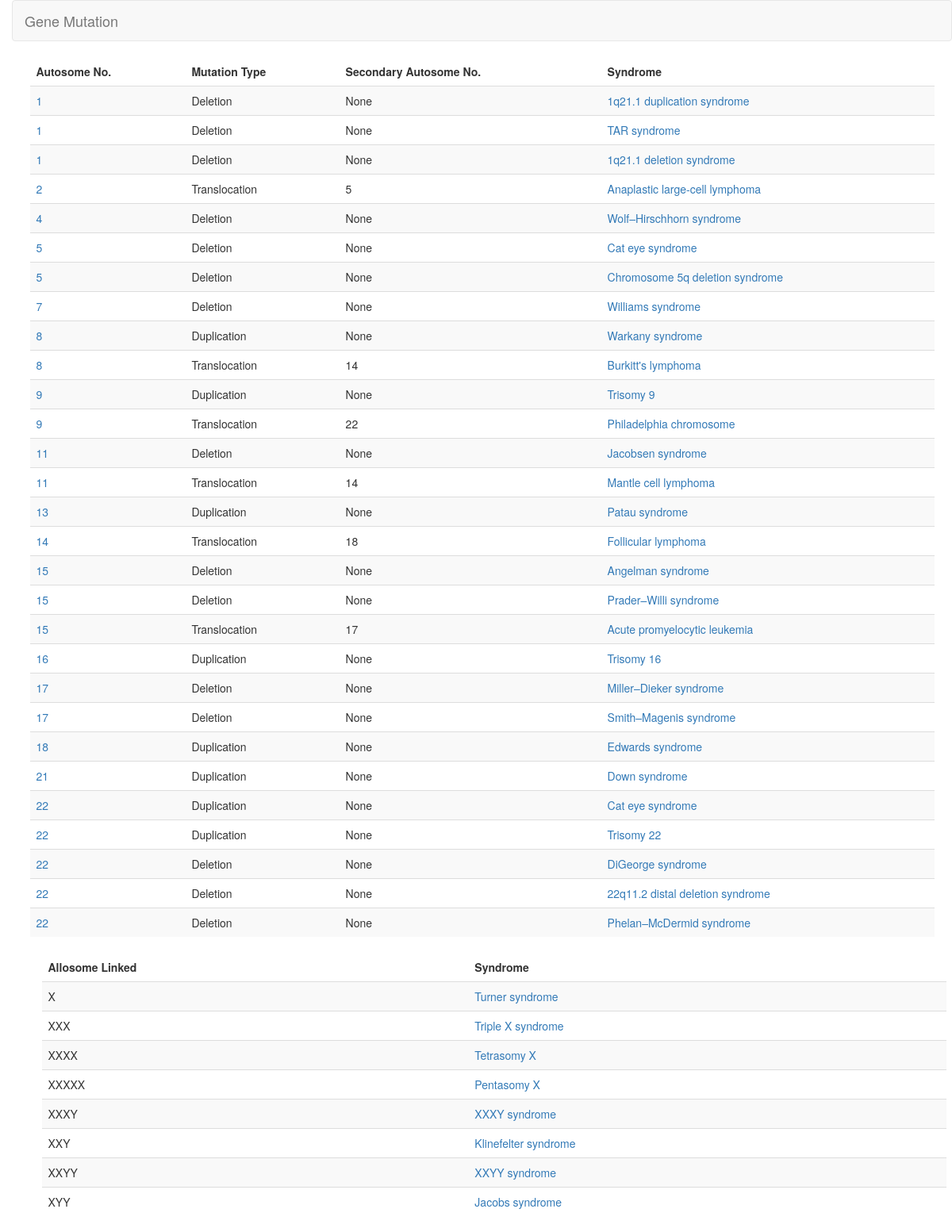
The page /mutation/ on the database its author committed.
### mutation/models.py (models this page shows, shortened)
class Auto_Mutation(models.Model):
    auto_mut_code = models.IntegerField(primary_key=True)
    auto_pri = models.ForeignKey(Autosome, on_delete=models.CASCADE)
    TYPE = [
        ('Deletion', 'Deletion'),
        ('Duplication', 'Duplication'),
        ('Inversion', 'Inversion'),
        ('Translocation', 'Translocation'),
    ]
    mutation_type = models.CharField(max_length=15, choices=TYPE)
    auto_sec = models.IntegerField(blank=True, null=True)
    auto_syn_id = models.ForeignKey(Auto_Syndrome, on_delete=models.CASCADE)

class Autosome(models.Model):
    auto_no = models.IntegerField(primary_key=True)
    auto_desc = models.TextField(default='Fill')
    def __str__(self):
        return str(self.auto_no)

class Auto_Syndrome(models.Model):
    auto_syn_code = models.IntegerField(primary_key=True)
    auto_syn_name = models.CharField(max_length=35)
    auto_syn_desc = models.TextField(default='Fill')
    auto_syn_fre = models.CharField(max_length=30, default='Fill')
    def __str__(self):
        return self.auto_syn_name

class Allo_Mutation(models.Model):
    allo_mut_code = models.IntegerField(primary_key=True)
    linked = models.CharField(max_length=10)
    allo_syn_id = models.ForeignKey(Allo_Syndrome, on_delete=models.CASCADE)

class Allo_Syndrome(models.Model):
    allo_syn_code = models.IntegerField(primary_key=True)
    allo_syn_name = models.CharField(max_length=30)
    allo_syn_desc = models.TextField(default='Fill')
    allo_syn_fre = models.CharField(max_length=30, default='Fill')
    def __str__(self):
        return self.allo_syn_name

### mutation/views.py (the view)
# urls.py: path('', views.index, name='index'),
def index(request):
    auto_mutation_list = Auto_Mutation.objects.all().order_by('auto_pri')
    allo_mutation_list = Allo_Mutation.objects.all().order_by('linked')
    context = {'auto_mutation_list':auto_mutation_list, 'allo_mutation_list':allo_mutation_list}
    return render(request, 'mutation/index.html', context)

### mutation/templates/mutation/index.html (shortened to what this page needs)
{% extends 'mutation/layout.html' %}
{% block content %}
<div class="container">
    <table class="table table-striped">
        <thead>
        <tr>
            <td><B>Autosome No.</B></td>
            <td><B>Mutation Type</B></td>
            <td><B>Secondary Autosome No.</B></td>
            <td><B>Syndrome</B></td>
        </tr>
        </thead>
        <tbody>
        {% for mutation in auto_mutation_list %}
        <tr>
            <td><a href = "/mutation/{{mutation.auto_pri}}/">{{mutation.auto_pri}}</a></td>
            <td>{{mutation.mutation_type}}</td>
            <td>{{mutation.auto_sec}}</td>
            <td><a href = "/mutation/syndro/{{mutation.auto_mut_code}}/">{{mutation.auto_syn_id}}</a></td>
        </tr>
        {% endfor %}
    </table>
<div class="container">
    <table class="table table-striped">
        <thead>
        <tr>
            <td><B>Allosome Linked</B></td>
            <td><B>Syndrome</B></td>
        </tr>
        </thead>
        <tbody>
        {% for linked in allo_mutation_list %}
        <tr>
            <td>{{linked.linked}}</td>
            <td><a href = "/mutation/xysyndro/{{linked.allo_mut_code}}/">{{linked.allo_syn_id}}</a></td>
        </tr>
        {% endfor %}
    </table>
{% endblock %}

### mutation/templates/mutation/layout.html (shortened to what this page needs)
{% load staticfiles %}
<!DOCTYPE html>
<html lang="en">
<head>
  <link rel="stylesheet" href="http://maxcdn.bootstrapcdn.com/bootstrap/3.3.6/css/bootstrap.min.css">
  <link rel="stylesheet" href="{% static 'css/blog.css' %}">
</head>
<body>
<nav class="navbar navbar-default">
  <div class="container-fluid">
    <div class="navbar-header">
      <a class="navbar-brand" href="{% url 'mutation:index' %}">Gene Mutation</a>
    </div>
</nav>
{% block content%} {% endblock %}
</body>
</html>

### mutation/static/css/blog.css (style rules this page uses)
body { padding-left: 15px; }

### rows shown on the page
Auto_Mutation: auto_pri "1", mutation_type "Deletion", auto_sec "None", auto_syn_id "1q21.1 duplication syndrome"
Auto_Mutation: auto_pri "1", mutation_type "Deletion", auto_sec "None", auto_syn_id "TAR syndrome"
Auto_Mutation: auto_pri "1", mutation_type "Deletion", auto_sec "None", auto_syn_id "1q21.1 deletion syndrome"
Auto_Mutation: auto_pri "2", mutation_type "Translocation", auto_sec "5", auto_syn_id "Anaplastic large-cell lymphoma"
Auto_Mutation: auto_pri "4", mutation_type "Deletion", auto_sec "None", auto_syn_id "Wolf–Hirschhorn syndrome"
Auto_Mutation: auto_pri "5", mutation_type "Deletion", auto_sec "None", auto_syn_id "Cat eye syndrome"
Auto_Mutation: auto_pri "5", mutation_type "Deletion", auto_sec "None", auto_syn_id "Chromosome 5q deletion syndrome"
Auto_Mutation: auto_pri "7", mutation_type "Deletion", auto_sec "None", auto_syn_id "Williams syndrome"
Auto_Mutation: auto_pri "8", mutation_type "Duplication", auto_sec "None", auto_syn_id "Warkany syndrome"
Auto_Mutation: auto_pri "8", mutation_type "Translocation", auto_sec "14", auto_syn_id "Burkitt's lymphoma"
Auto_Mutation: auto_pri "9", mutation_type "Duplication", auto_sec "None", auto_syn_id "Trisomy 9"
Auto_Mutation: auto_pri "9", mutation_type "Translocation", auto_sec "22", auto_syn_id "Philadelphia chromosome"
Auto_Mutation: auto_pri "11", mutation_type "Deletion", auto_sec "None", auto_syn_id "Jacobsen syndrome"
Auto_Mutation: auto_pri "11", mutation_type "Translocation", auto_sec "14", auto_syn_id "Mantle cell lymphoma"
Auto_Mutation: auto_pri "13", mutation_type "Duplication", auto_sec "None", auto_syn_id "Patau syndrome"
Auto_Mutation: auto_pri "14", mutation_type "Translocation", auto_sec "18", auto_syn_id "Follicular lymphoma"
Auto_Mutation: auto_pri "15", mutation_type "Deletion", auto_sec "None", auto_syn_id "Angelman syndrome"
Auto_Mutation: auto_pri "15", mutation_type "Deletion", auto_sec "None", auto_syn_id "Prader–Willi syndrome"
Auto_Mutation: auto_pri "15", mutation_type "Translocation", auto_sec "17", auto_syn_id "Acute promyelocytic leukemia"
Auto_Mutation: auto_pri "16", mutation_type "Duplication", auto_sec "None", auto_syn_id "Trisomy 16"
Auto_Mutation: auto_pri "17", mutation_type "Deletion", auto_sec "None", auto_syn_id "Miller–Dieker syndrome"
Auto_Mutation: auto_pri "17", mutation_type "Deletion", auto_sec "None", auto_syn_id "Smith–Magenis syndrome"
Auto_Mutation: auto_pri "18", mutation_type "Duplication", auto_sec "None", auto_syn_id "Edwards syndrome"
Auto_Mutation: auto_pri "21", mutation_type "Duplication", auto_sec "None", auto_syn_id "Down syndrome"
Auto_Mutation: auto_pri "22", mutation_type "Duplication", auto_sec "None", auto_syn_id "Cat eye syndrome"
Auto_Mutation: auto_pri "22", mutation_type "Duplication", auto_sec "None", auto_syn_id "Trisomy 22"
Auto_Mutation: auto_pri "22", mutation_type "Deletion", auto_sec "None", auto_syn_id "DiGeorge syndrome"
Auto_Mutation: auto_pri "22", mutation_type "Deletion", auto_sec "None", auto_syn_id "22q11.2 distal deletion syndrome"
Auto_Mutation: auto_pri "22", mutation_type "Deletion", auto_sec "None", auto_syn_id "Phelan–McDermid syndrome"
Allo_Mutation: linked "X", allo_syn_id "Turner syndrome"
Allo_Mutation: linked "XXX", allo_syn_id "Triple X syndrome"
Allo_Mutation: linked "XXXX", allo_syn_id "Tetrasomy X"
Allo_Mutation: linked "XXXXX", allo_syn_id "Pentasomy X"
Allo_Mutation: linked "XXXY", allo_syn_id "XXXY syndrome"
Allo_Mutation: linked "XXY", allo_syn_id "Klinefelter syndrome"
Allo_Mutation: linked "XXYY", allo_syn_id "XXYY syndrome"
Allo_Mutation: linked "XYY", allo_syn_id "Jacobs syndrome"
